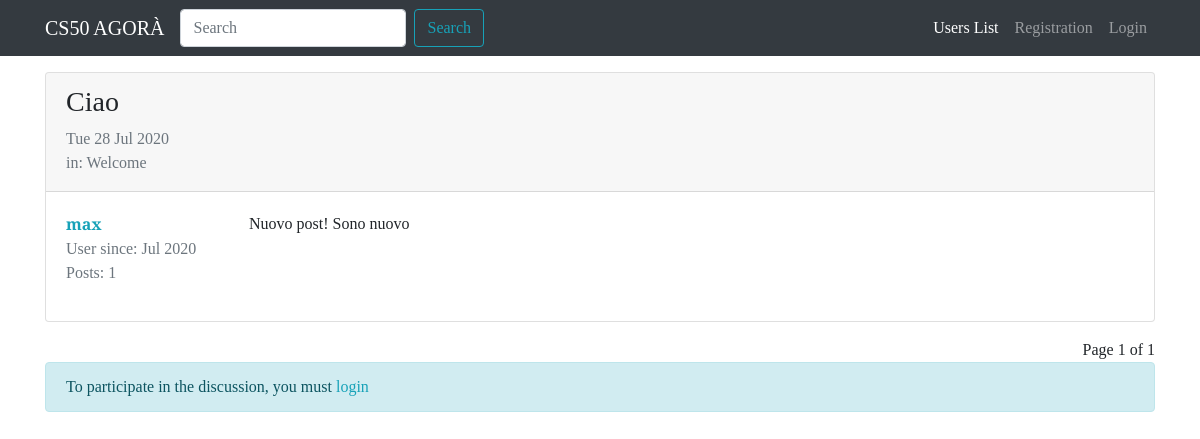
The app's page /forum/topic/7/, older data.
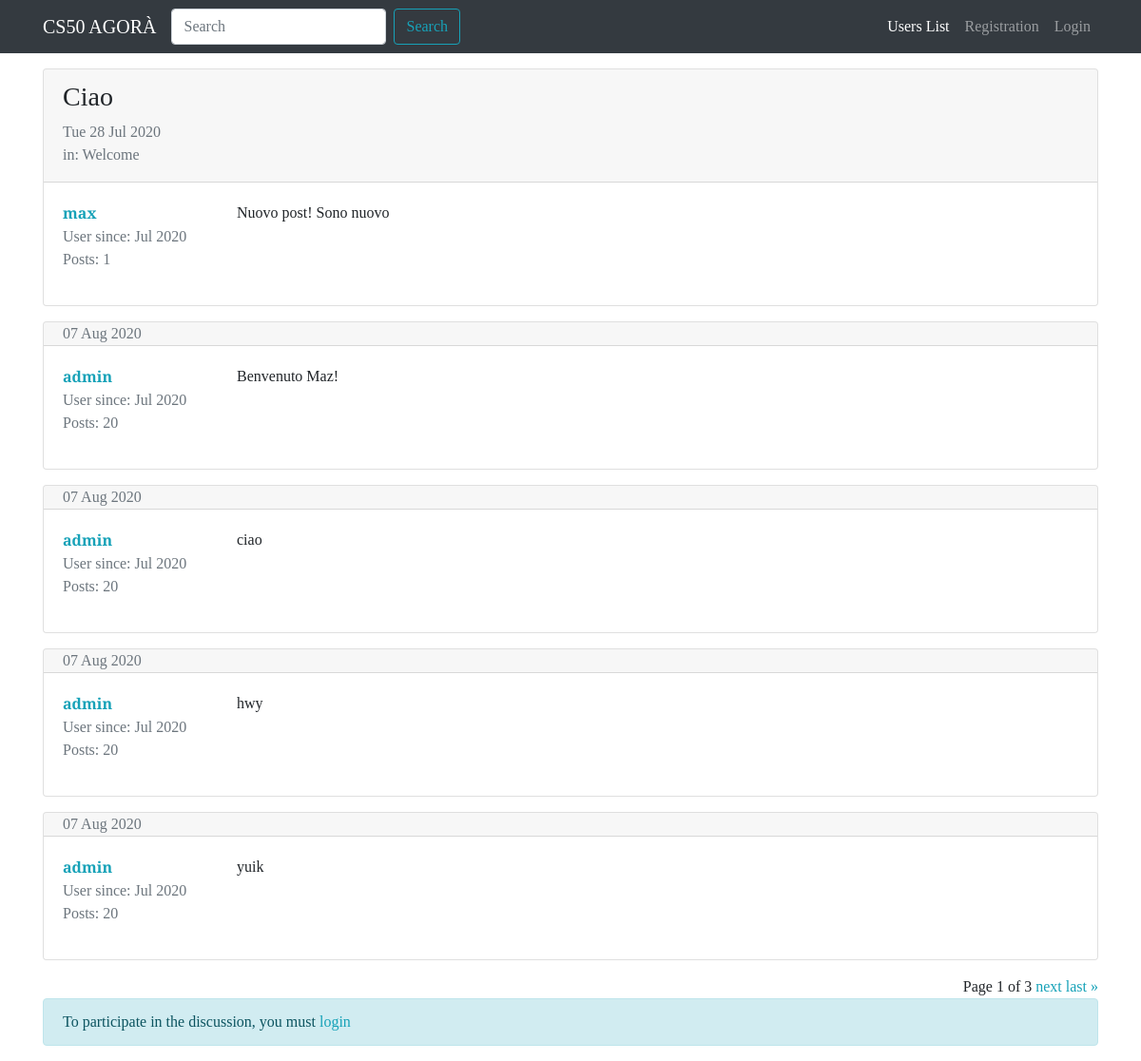
The same page, newer data.
### forum/models.py (models this page shows, shortened)
class Topic(models.Model):
    title = models.CharField(max_length=120)
    creation_date = models.DateTimeField(auto_now_add=True)
    topic_author = models.ForeignKey(
        User, on_delete=models.CASCADE, related_name="topics"
    )
    topic_section = models.ForeignKey(Section, on_delete=models.CASCADE)
    class Meta:
        verbose_name = "Topic"
        verbose_name_plural = "Topics"

class Post(models.Model):
    post_author = models.ForeignKey(
        User, on_delete=models.CASCADE, related_name="posts"
    )
    content = models.TextField()
    creation_date = models.DateTimeField(auto_now_add=True)
    topic = models.ForeignKey(Topic, on_delete=models.CASCADE)
    class Meta:
        verbose_name = "Post"
        verbose_name_plural = "Posts"

class Section(models.Model):
    section_name = models.CharField(max_length=80)
    description = models.CharField(max_length=150, blank=True, null=True)
    logo_section = models.ImageField(blank=True, null=True)
    def __str__(self):
        return self.section_name
    class Meta:
        verbose_name = "Section"
        verbose_name_plural = "Sections"

### forum/views.py (the view)
# urls.py: path("topic/<int:pk>/", views.viewTopic, name="view_topic"),
def viewTopic(request, pk):
    topic = get_object_or_404(Topic, pk=pk)
    posts_topic = Post.objects.filter(topic=topic)
    paginator = Paginator(posts_topic, 5)
    page = request.GET.get("page")
    posts = paginator.get_page(page)
    answer_form = PostModelForm()
    context = {"topic": topic, "posts_topic": posts, "answer_form": answer_form}
    return render(request, "forum/individual_topic.html", context)

### forum/forms.py
class PostModelForm(forms.ModelForm):
    class Meta:
        model = Post
        fields = ["content"]
        widgets = {"content": forms.Textarea(attrs={"rows": "5"})}
        labels = {"content": "Text"}

### forum/templates/forum/individual_topic.html (shortened to what this page needs)
{% extends 'base.html' %}
{% load crispy_forms_tags %}
{% block content %}
{% for post in posts_topic %}
<div class="card my-3">
    {% if forloop.first and not "page" in request.get_full_path %}
    <div class="card-header pb-0">
        <h3>{{ topic.title }}</h3>
        <p class="text-muted">{{ topic.creation_date|date:"D d M Y" }}
            <br>in: {{ topic.topic_section }}</p>
    </div>
    {% else %}
    <div class="card-header py-0">
        <p class="text-muted mb-0">
            {{ post.creation_date|date:"d M Y" }}
        </p>
    </div>
    {% endif %}
    <div class="card-body">
        <div class="row">
            <div class="col-xl-2 col-4">
                <p class="mb-0"><a
                        href="{% url 'user_profile' username=post.post_author.username %}"><strong>{{ post.post_author }}</strong></a>
                </p>
                <p class="text-muted mb-0">User since: {{ post.post_author.date_joined|date:"M Y" }}</p>
                <p class="text-muted">Posts: {{ post.post_author.posts.count }}</p>
            </div>
            <div class="col-xl-10 col-8">
                <p class="my-0">{{ post.content|linebreaks }}</p>
            </div>
        </div>
    </div>
</div>
{% endfor %}
<div class="text-right">
    <span class="step-links">
        <span class="current">
            Page {{ posts_topic.number }} of {{ posts_topic.paginator.num_pages }}
        </span>
        {% if posts_topic.has_next %}
        <a href="?page={{ posts_topic.next_page_number }}">next</a>
        <a href="?page={{ posts_topic.paginator.num_pages }}">last &raquo;</a>
        {% endif %}
    </span>
</div>
{% if request.user.is_authenticated %}
{% include 'forum/answer_form.html' %}
{% else %}
<div class="alert alert-info" role="alert">
    To participate in the discussion, you must <a href="{% url 'login' %}?next={{ request.get_full_path }}">login</a>
</div>
{% endif %}
{% endblock content %}

Row changes from the older to the newer data that the page shows:
added Post: creation_date "07 Aug 2020", post_author "admin", post_author.date_joined "Jul 2020", post_author.posts.count "20", content "Benvenuto Maz!"
added Post: creation_date "07 Aug 2020", post_author "admin", post_author.date_joined "Jul 2020", post_author.posts.count "20", content "ciao"
added Post: creation_date "07 Aug 2020", post_author "admin", post_author.date_joined "Jul 2020", post_author.posts.count "20", content "hwy"
added Post: creation_date "07 Aug 2020", post_author "admin", post_author.date_joined "Jul 2020", post_author.posts.count "20", content "yuik"
Text that changed along with them:
{{ posts_topic.paginator.num_pages }}: "1" → "3"
text now shown: "next last »"
